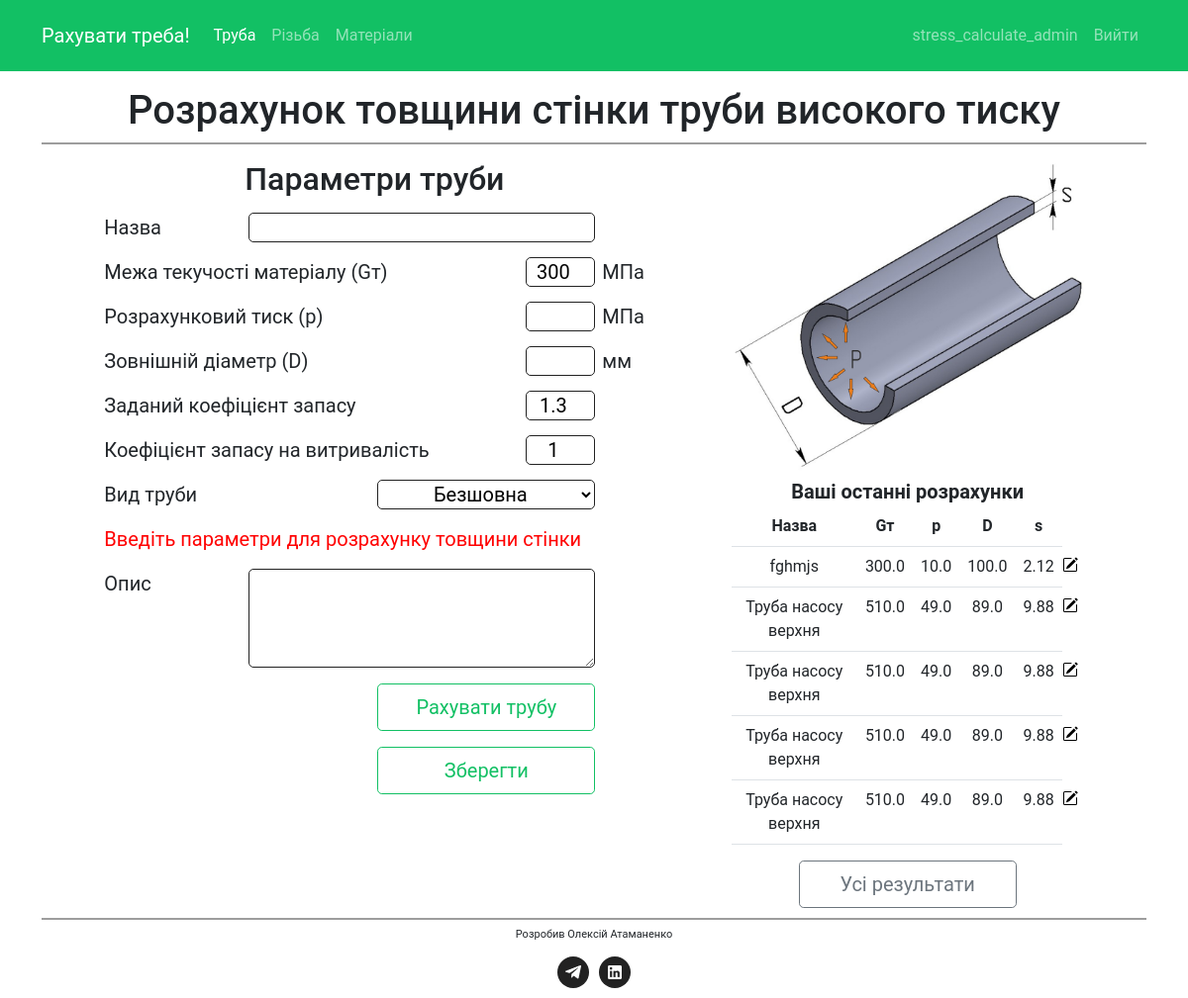
The app's page /pipe_pressure/ (signed in) with its own data.
### calculate/models.py (models this page shows, shortened)
class PipeHighPressure(models.Model):
    K_WELDING_CHOICES = [
        (1, "Безшовна"),
        (0.6, "Електрозварювальна"),
    ]
    id = models.AutoField(primary_key=True)
    user = models.ForeignKey(User, on_delete=models.CASCADE, default=None)
    name = models.CharField(max_length=20)
    description = models.TextField(blank=True, max_length=128)
    yield_strength = models.FloatField(default=300)
    test_pressure = models.FloatField()
    min_outside_diameter = models.FloatField()
    k_industry = models.FloatField(default=1.3)
    k_cycle = models.FloatField(default=1)
    k_welding = models.FloatField(max_length=40, choices=K_WELDING_CHOICES, default=1)
    created_at = models.DateTimeField(auto_now_add=True)
    @property
    def thickness(self):
        self.allowable_stresses = self.yield_strength / (self.k_industry * self.k_cycle)
        self.thickness_pipe = (
            self.test_pressure
            * self.min_outside_diameter
            / (2 * self.allowable_stresses * float(self.k_welding) + self.test_pressure)
        )
        self.thickness_round = round(self.thickness_pipe, 2)
        return self.thickness_round
    @staticmethod
    def get_by_user_order_by_created(user_id):
        return (
            PipeHighPressure.objects.filter(user=user_id)
            .order_by(
                "created_at",
            )
            .reverse()
        )

### calculate/views.py (the view)
# urls.py: path("pipe_pressure/", views.pipe_pressure, name="pipe_pressure"),
def pipe_pressure(request):
    thickness = 0
    outside_radius = 0
    if request.user.is_authenticated:
        last_pipe_results = PipeHighPressure.get_by_user_order_by_created(
            request.user.id
        )[:5]
    else:
        last_pipe_results = []
    if request.method == "POST":
        form = PipeHighPressureForm(request.POST)
        if form.is_valid():
            yield_strength = form.cleaned_data["yield_strength"]
            test_pressure = form.cleaned_data["test_pressure"]
            min_outside_diameter = form.cleaned_data["min_outside_diameter"]
            k_welding = form.cleaned_data["k_welding"]
            k_industry = form.cleaned_data["k_industry"]
            k_cycle = form.cleaned_data["k_cycle"]
            name = form.cleaned_data["name"]
            description = form.cleaned_data["description"]
            pipe = PipeHighPressure.calculate(
                yield_strength,
                test_pressure,
                min_outside_diameter,
                k_industry,
                k_cycle,
                k_welding,
            )
            thickness = pipe.thickness
            outside_radius = pipe.outside_radius
            if "create" in request.POST:
                if PipeHighPressure.create(
                    request.user,
                    yield_strength,
                    test_pressure,
                    min_outside_diameter,
                    k_industry,
                    k_cycle,
                    k_welding,
                    name,
                    description,
                ):
                    messages.success(request, ("Розрахунок успішно збережено!"))
                else:
                    messages.error(
                        request,
                        (
                            "Розрахунок не вдалося зберегти, т.к. товщина стінки перевищує зовнішній радіус "
                        ),
                    )
    else:
        form = PipeHighPressureForm()
    return render(
        request,
        "calculate/pipe_pressure.html",
        {
            "form": form,
            "thickness": thickness,
            "outside_radius": outside_radius,
            "last_pipe_results": last_pipe_results,
        },
    )

### calculate/forms.py
class PipeHighPressureForm(forms.Form):
    name = forms.CharField(label="Назва", max_length=20, required=False)
    description = forms.CharField(
        label="Опис", max_length=128, widget=forms.Textarea, required=False
    )
    yield_strength = forms.FloatField(
        label="Межа текучості матеріалу (Gт)", min_value=1, max_value=3000, initial=300
    )
    test_pressure = forms.FloatField(
        label="Розрахунковий тиск (p)",
        min_value=0.001,
        max_value=3000,
    )
    min_outside_diameter = forms.FloatField(
        label="Зовнішній діаметр (D)",
        min_value=1,
        max_value=10000,
    )
    k_industry = forms.FloatField(
        label="Заданий коефіцієнт запасу", min_value=1, max_value=10, initial=1.3
    )
    k_cycle = forms.FloatField(
        label="Коефіцієнт запасу на витривалість", min_value=1, max_value=10, initial=1
    )
    k_welding_choice = (
        (1, "Безшовна"),
        (0.6, "Електрозварювальна"),
    )
    k_welding = forms.ChoiceField(
        label="Вид труби",
        choices=k_welding_choice,
        widget=forms.Select(attrs={"class": "selector"}),
    )

### calculate/templates/calculate/pipe_pressure.html (shortened to what this page needs)
{% extends "base.html" %}
{% load static %}
{% block content %}
    <section class="pipe">
        <div class="container">
            <h1>Розрахунок товщини стінки труби високого тиску</h1>
            <div class="home__subtitle-line"></div>
            <div class="row">
                <div class="col-12 col-md-12 col-lg-6 form">
                    <h2>Параметри труби</h2>
                    <form action="{% url 'pipe_pressure' %}" method="post">
                        <div class="form__string">
                            {{ form.name.label }}
                            <div class="form__data form__data__name">
                                {{ form.name }}
                            </div>
                        </div>
                        <div class="form__string">
                            {{ form.yield_strength.label }}
                            <div class="form__data">
                                {{ form.yield_strength }}
                                <div class="form__unit">МПа</div>
                            </div>
                        </div>
                        <div class="form__string">
                            {{ form.test_pressure.label }}
                            <div class="form__data">
                                {{ form.test_pressure }}
                                <div class="form__unit">МПа</div>
                            </div>
                        </div>
                        <div class="form__string">
                            {{ form.min_outside_diameter.label }}
                            <div class="form__data">
                                {{ form.min_outside_diameter }}
                                <div class="form__unit">мм</div>
                            </div>
                        </div>
                        <div class="form__string">
                            {{ form.k_industry.label }}
                            <div class="form__data">
                                {{ form.k_industry }}
                            </div>
                        </div>
                        <div class="form__string">
                            {{ form.k_cycle.label }}
                            <div class="form__data">
                                {{ form.k_cycle }}
                            </div>
                        </div>
                        <div class="form__string">
                            {{ form.k_welding.label }}
                            <div class="form__data form__data__welding">
                                {{ form.k_welding }}
                            </div>
                        </div>
                        <div class="results">
                            {% if thickness >= outside_radius %}
                                {% if thickness == 0 %}
                                <div class="results__error">Введіть параметри для розрахунку товщини стінки</div>
                                {% endif %}
                            {% endif %}
                        </div>
                        <div class="form__string">
                            {{ form.description.label }}
                            <div class="form__data form__data__description">
                                {{ form.description }}
                            </div>
                        </div>
                        <div class="btn-block">
                            <button type="submit" class="btn btn-outline-success btn-lg btn-custom" name="calculate">Рахувати трубу</button>
                            {% if user.is_authenticated %}
                            <button type="submit" class="btn btn-outline-success btn-lg btn-custom" name="create">Зберегти</button>
                            {% endif %}
                        </div>
                    </form>
                </div>
                <div class="col col-sm-8 col-md-8 col-lg-4">
                    <img src="{% static 'images/pipe_segment.jpg' %}" alt="pipe pressure">
                    {% if user.is_authenticated %}
                        {% if last_pipe_results %}
                            <div>
                                <p class="table-title">Ваші останні розрахунки</p>
                                <table class="table">
                                    <tr class="table__header">
                                        <th>Назва</th>
                                        <th>Gт</th>
                                        <th>p</th>
                                        <th>D</th>
                                        <th>s</th>
                                    </tr>
                                    {% for pipe in last_pipe_results %}
                                        <tr>
                                            <td class="table__name"><div id="pipe-name">{{ pipe.name }}</div></td>
                                            <td class="table__condition">{{ pipe.yield_strength }}</td>
                                            <td class="table__hardness">{{ pipe.test_pressure }}</td>
                                            <td class="table__yield_strenght">{{ pipe.min_outside_diameter }}</td>
                                            <td class="table__yield_strenght">{{ pipe.thickness }}</td>
                                            <td id="edit-col">
                                                <form action="{% url 'pipe_detail' %}" method="POST">
                                                    <button class="detail-button">
                                                        <img id="pipe-detail-icon" class="detail-icon" src="/static/icons/pencil-square.svg" alt="edit">
                                                    </button>
                                                </form>
                                            </td>
                                        </tr>
                                    {% endfor %}
                                </table>
                            </div>
                            <form action="{% url 'pipe_results' %}" method="GET">
                                <div class="btn-block">
                                    <button type="submit" class="btn btn-outline-secondary btn-lg btn-custom-more" name="more">Усі результати</button>
                                </div>
                            </form>
                        {% else %}
                            <p class="non-result">У Вас ще немає збережених розрахунків</p>
                        {% endif %}
                    {% endif %}
                </div>
            </div>
        </div>
    </section>
{% endblock %}

### calculate/templates/base.html (shortened to what this page needs)
{% load static %}
<!DOCTYPE html>
<html>
<head>
    <link rel="stylesheet" href="{% static 'css/bootstrap-reboot.min.css' %}">
    <link rel="stylesheet" href="{% static 'css/bootstrap-grid.min.css' %}">
    <link href="https://cdn.jsdelivr.net/npm/bootstrap@5.1.3/dist/css/bootstrap.min.css" rel="stylesheet">
    <link rel="stylesheet" type="text/css" href="{% static 'css/style.min.css' %}">
</head>
<body>
    <nav class="navbar navbar-expand-md navbar navbar-dark">
        <div class="container">
            <a class="navbar-brand" href="{% url 'index' %}">Рахувати треба!</a>
            <div class="collapse navbar-collapse" id="navbarSupportedContent">
                <ul class="navbar-nav me-auto mb-2 mb-md-0">
                    <li class="nav-item">
                        <a class="nav-link" id="pipe" href="{% url 'pipe_pressure' %}">Труба</a>
                    </li>
                    <li class="nav-item">
                        <a class="nav-link" id="thread" href="{% url 'thread' %}">Різьба</a>
                    </li>
                    <li class="nav-item">
                        <a class="nav-link" id="materials" href="{% url 'materials' %}">Матеріали</a>
                    </li>
                </ul>
                <span class="navbar-text">
                    <ul class="navbar-nav me-auto mb-2 mb-md-0">
                        {% if user.is_authenticated %}
                            <li class="nav-item">
                                <a class="nav-link" id="username" href="{% url 'update_user' %}">{{ user.username }}</a>
                            </li>
                            <li class="nav-item">
                                <a class="nav-link" id="logout" href="{% url 'logout' %}">Вийти</a>
                            </li>
                        {% endif %}
                    </ul>
                </span>
            </div>
        </div>
    </nav>
    <div id="content">
        {% block content %}{% endblock %}
    </div>
    <footer class="footer">
        <div class="container">
            <div class="footer__line"></div>
            <div class="footer__dev">Розробив Олексій Атаманенко</div>
            <div class="footer__social">
                <a href="https://t.me/Atamanenkoalex" class="footer__social-link">
                    <img src="/static/icons/telegram.png" alt="telegram">
                </a>
                <a href="https://www.linkedin.com/in/AtamanenkoAlex/" class="footer__social-link">
                    <img src="/static/icons/linkedin.png" alt="linkedin">
                </a>
            </div>
        </div>
    </footer>
</body>
</html>

### records on screen
PipeHighPressure: name "fghmjs", yield_strength "300.0", test_pressure "10.0", min_outside_diameter "100.0", thickness "2.12"
PipeHighPressure: name "Труба насосу верхня", yield_strength "510.0", test_pressure "49.0", min_outside_diameter "89.0", thickness "9.88"
PipeHighPressure: name "Труба насосу верхня", yield_strength "510.0", test_pressure "49.0", min_outside_diameter "89.0", thickness "9.88"
PipeHighPressure: name "Труба насосу верхня", yield_strength "510.0", test_pressure "49.0", min_outside_diameter "89.0", thickness "9.88"
PipeHighPressure: name "Труба насосу верхня", yield_strength "510.0", test_pressure "49.0", min_outside_diameter "89.0", thickness "9.88"

### other values on screen
{{ user.username }} "stress_calculate_admin"
